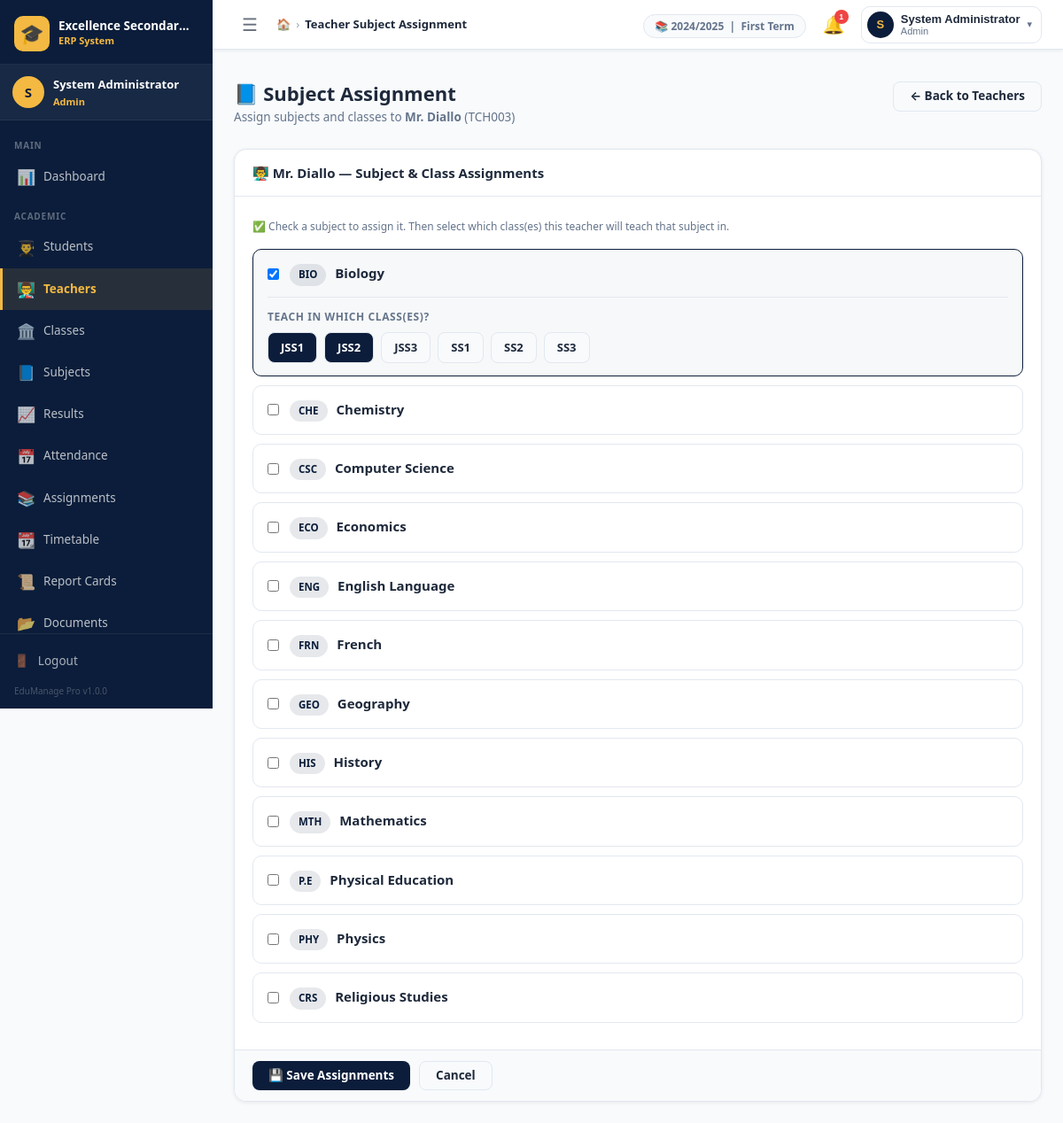
The app's page /admin/teachers_subjects.php?id=3 (signed in) with its own data.
### tables this page shows
CREATE TABLE `settings` (
  `id`          INT UNSIGNED NOT NULL AUTO_INCREMENT,
  `setting_key` VARCHAR(100) NOT NULL UNIQUE,
  `setting_val` TEXT         DEFAULT NULL,
  `updated_at`  TIMESTAMP    NOT NULL DEFAULT CURRENT_TIMESTAMP ON UPDATE CURRENT_TIMESTAMP,
  PRIMARY KEY (`id`),
  KEY `idx_key` (`setting_key`)
);

CREATE TABLE `teachers` (
  `id`            INT UNSIGNED NOT NULL AUTO_INCREMENT,
  `user_id`       INT UNSIGNED NOT NULL UNIQUE,
  `teacher_code`  VARCHAR(20)  NOT NULL UNIQUE,
  `qualification` VARCHAR(100) DEFAULT NULL,
  `address`       TEXT         DEFAULT NULL,
  `photo`         VARCHAR(255) DEFAULT NULL,
  `joined_date`   DATE         DEFAULT NULL,
  `status`        ENUM('active','inactive') NOT NULL DEFAULT 'active',
  PRIMARY KEY (`id`),
  CONSTRAINT `fk_teacher_user` FOREIGN KEY (`user_id`) REFERENCES `users`(`id`) ON DELETE CASCADE
);

CREATE TABLE `users` (
  `id`         INT UNSIGNED     NOT NULL AUTO_INCREMENT,
  `username`   VARCHAR(50)      NOT NULL UNIQUE,
  `password`   VARCHAR(255)     NOT NULL,
  `role_id`    TINYINT UNSIGNED NOT NULL,
  `full_name`  VARCHAR(100)     NOT NULL,
  `email`      VARCHAR(100)     DEFAULT NULL,
  `phone`      VARCHAR(20)      DEFAULT NULL,
  `status`     ENUM('active','inactive') NOT NULL DEFAULT 'active',
  `last_login` DATETIME         DEFAULT NULL,
  `created_at` TIMESTAMP        NOT NULL DEFAULT CURRENT_TIMESTAMP,
  PRIMARY KEY (`id`),
  KEY `idx_username` (`username`),
  KEY `idx_role`     (`role_id`),
  CONSTRAINT `fk_users_role` FOREIGN KEY (`role_id`) REFERENCES `roles`(`id`)
);

CREATE TABLE `subjects` (
  `id`         INT UNSIGNED NOT NULL AUTO_INCREMENT,
  `name`       VARCHAR(100) NOT NULL UNIQUE,
  `code`       VARCHAR(10)  DEFAULT NULL,
  `created_at` TIMESTAMP    NOT NULL DEFAULT CURRENT_TIMESTAMP,
  PRIMARY KEY (`id`),
  KEY `idx_name` (`name`)
);

CREATE TABLE `classes` (
  `id`          INT UNSIGNED NOT NULL AUTO_INCREMENT,
  `name`        VARCHAR(50)  NOT NULL UNIQUE,
  `description` VARCHAR(255) DEFAULT NULL,
  `capacity`    INT UNSIGNED DEFAULT 40,
  `sort_order`  INT UNSIGNED DEFAULT 0,
  `created_at`  TIMESTAMP    NOT NULL DEFAULT CURRENT_TIMESTAMP,
  PRIMARY KEY (`id`),
  KEY `idx_name` (`name`)
);

### includes/functions.php (called while the page is built, shortened)
<?php
function e(mixed $val): string {
    return htmlspecialchars((string)($val ?? ''), ENT_QUOTES | ENT_HTML5, 'UTF-8');
}
function get_setting(string $key, string $default = ''): string {
    static $cache = [];
    if (!isset($cache[$key])) {
        $row = Database::fetchOne(
            "SELECT setting_val FROM settings WHERE setting_key = ? LIMIT 1",
            [$key]
        );
        $cache[$key] = $row ? $row['setting_val'] : $default;
    }
    return $cache[$key] ?? $default;
}
function int_val(mixed $val, int $default = 0): int {
    return filter_var($val, FILTER_VALIDATE_INT) !== false ? (int)$val : $default;
}
function count_unread_notifications(int $userId): int {
    $row = Database::fetchOne(
        "SELECT COUNT(*) AS c FROM notifications WHERE user_id = ? AND is_read = 0",
        [$userId]
    );
    return (int)($row['c'] ?? 0);
}

### config/db.php (called while the page is built, shortened)
<?php
class Database {
    private static ?PDO $instance = null;
    public static function getInstance(): PDO {
        if (self::$instance === null) {
            $dsn = sprintf(
                'mysql:host=%s;dbname=%s;charset=%s',
                DB_HOST, DB_NAME, DB_CHARSET
            );
            $options = [
                PDO::ATTR_ERRMODE            => PDO::ERRMODE_EXCEPTION,
                PDO::ATTR_DEFAULT_FETCH_MODE => PDO::FETCH_ASSOC,
                PDO::ATTR_EMULATE_PREPARES   => false,
                PDO::MYSQL_ATTR_INIT_COMMAND => "SET NAMES utf8mb4 COLLATE utf8mb4_unicode_ci",
            ];
            try {
                self::$instance = new PDO($dsn, DB_USER, DB_PASS, $options);
            } catch (PDOException $e) {
                error_log('[EduManage DB Error] ' . $e->getMessage());
                http_response_code(500);
                die(json_encode([
                    'success' => false,
                    'message' => 'Database connection failed. Please contact the administrator.'
                ]));
            }
        }
        return self::$instance;
    }
    public static function query(string $sql, array $params = []): PDOStatement {
        $stmt = self::getInstance()->prepare($sql);
        $stmt->execute($params);
        return $stmt;
    }
    public static function fetchOne(string $sql, array $params = []): ?array {
        $row = self::query($sql, $params)->fetch();
        return $row ?: null;
    }
    public static function fetchAll(string $sql, array $params = []): array {
        return self::query($sql, $params)->fetchAll();
    }
}

### includes/auth.php (called while the page is built, shortened)
<?php
function is_logged_in(): bool {
    return isset($_SESSION['user_id'], $_SESSION['role_id']);
}
function current_user_id(): int       { return (int)($_SESSION['user_id']   ?? 0); }
function current_full_name(): string  { return $_SESSION['full_name'] ?? ''; }
function current_role_name(): string  { return $_SESSION['role_name'] ?? ''; }

### admin/teachers_subjects.php (the view, shortened to what this page needs)
<?php
$pageTitle  = 'Teacher Subject Assignment';
$id = int_val($_GET['id'] ?? 0);
$teacher = Database::fetchOne(
    "SELECT t.*, u.full_name, u.email FROM teachers t JOIN users u ON u.id=t.user_id WHERE t.id=?",
    [$id]
);
$subjects    = Database::fetchAll("SELECT * FROM subjects ORDER BY name");
$classes     = Database::fetchAll("SELECT * FROM classes ORDER BY sort_order");
$assignments = Database::fetchAll("SELECT subject_id, class_id FROM teacher_subjects WHERE teacher_id=?", [$id]);
$assignedSubjectIds = array_unique(array_column($assignments, 'subject_id'));
$assignedClassMap   = [];
foreach ($assignments as $a) $assignedClassMap[$a['subject_id']][] = $a['class_id'];
include INCLUDES_PATH . '/header.php';
?>
<div class="page-header">
    <div class="page-header-left">
        <h1 class="page-title">📘 Subject Assignment</h1>
        <p class="page-subtitle">
            Assign subjects and classes to <strong><?= e($teacher['full_name']) ?></strong>
            (<?= e($teacher['teacher_code']) ?>)
        </p>
    </div>
    <div class="page-header-actions">
        <a href="<?= BASE_URL ?>/admin/teachers.php" class="btn btn-outline">← Back to Teachers</a>
    </div>
</div>
<div class="card">
    <div class="card-header">
        👨‍🏫 <?= e($teacher['full_name']) ?> — Subject & Class Assignments
    </div>
    <form method="POST" action="">
        <div class="card-body">
            <div class="form-hint mb-16">
                ✅ Check a subject to assign it. Then select which class(es) this teacher will teach that subject in.
            </div>
            <?php foreach ($subjects as $sub):
                $isChecked    = in_array($sub['id'], $assignedSubjectIds);
                $checkedClasses = $assignedClassMap[$sub['id']] ?? [];
            ?>
            <div class="subject-assign-row" id="subrow_<?= $sub['id'] ?>" style="
                border:1.5px solid <?= $isChecked?'var(--navy)':'var(--border)' ?>;
                background:<?= $isChecked?'rgba(11,29,58,.03)':'' ?>;
                border-radius:10px;padding:14px 16px;margin-bottom:10px;
                transition:border-color .2s,background .2s">
                <label style="display:flex;align-items:center;gap:12px;cursor:pointer;margin-bottom:0">
                    <input type="checkbox" name="subject_ids[]"
                           value="<?= $sub['id'] ?>"
                           data-subject="<?= $sub['id'] ?>"
                           onchange="toggleSubjectClasses(<?= $sub['id'] ?>)"
                           <?= $isChecked?'checked':'' ?>>
                    <div>
                        <?php if ($sub['code']): ?>
                            <span class="badge badge-navy" style="margin-right:6px"><?= e($sub['code']) ?></span>
                        <?php endif; ?>
                        <span style="font-weight:700;font-size:15px"><?= e($sub['name']) ?></span>
                    </div>
                </label>
                <div id="classes_<?= $sub['id'] ?>"
                     style="<?= $isChecked?'':'display:none' ?>;margin-top:12px;padding-top:12px;border-top:1px solid var(--border)">
                    <div style="font-size:12px;font-weight:700;color:var(--text-muted);margin-bottom:8px;text-transform:uppercase;letter-spacing:.05em">
                        Teach in which class(es)?
                    </div>
                    <div style="display:flex;flex-wrap:wrap;gap:8px">
                        <?php foreach ($classes as $cls): ?>
                        <label style="display:flex;align-items:center;gap:6px;cursor:pointer;
                                      padding:6px 14px;border-radius:8px;font-size:13px;font-weight:600;
                                      border:1.5px solid var(--border);
                                      background:<?= in_array($cls['id'],$checkedClasses)?'var(--navy)':'var(--light)' ?>;
                                      color:<?= in_array($cls['id'],$checkedClasses)?'var(--white)':'var(--text)' ?>;"
                               id="classLabel_<?= $sub['id'] ?>_<?= $cls['id'] ?>"
                               onclick="styleClassLabel(this)">
                            <?= e($cls['name']) ?>
                        </label>
                        <?php endforeach; ?>
                    </div>
                </div>
            </div>
            <?php endforeach; ?>
        </div>
        <div class="card-footer">
            <div style="display:flex;gap:10px">
                <button type="submit" class="btn btn-primary">💾 Save Assignments</button>
                <a href="<?= BASE_URL ?>/admin/teachers.php" class="btn btn-outline">Cancel</a>
            </div>
        </div>
    </form>
</div>
<?php include INCLUDES_PATH . '/footer.php'; ?>

### includes/header.php (shortened to what this page needs)
<?php
$pageTitle   = $pageTitle   ?? 'Dashboard';
$schoolName  = get_setting('school_name', APP_NAME);
$unreadCount = is_logged_in() ? count_unread_notifications(current_user_id()) : 0;
?>
<!DOCTYPE html>
<html lang="en">
<head>
    <link rel="stylesheet" href="<?= BASE_URL ?>/assets/css/style.css">
</head>
<body>
<div class="app-wrapper">
    <?php include INCLUDES_PATH . '/sidebar.php'; ?>
    <div class="main-area">
        <header class="topnav">
            <div class="topnav-left">
                <button class="sidebar-toggle" id="sidebarToggle" title="Toggle Sidebar">
                    ☰
                </button>
                <nav class="breadcrumb-nav">
                    <span class="bc-home">
                        <a href="<?= BASE_URL ?>/admin/dashboard.php">🏠</a>
                    </span>
                    <span class="bc-sep">›</span>
                    <span class="bc-current"><?= e($pageTitle) ?></span>
                </nav>
            </div>
            <div class="topnav-right">
                <div class="topnav-meta hidden-sm">
                    <span class="meta-pill">
                        📚 <?= e(get_setting('current_session', '—')) ?>
                        &nbsp;|&nbsp;
                        <?= e(get_setting('current_term', '—')) ?> Term
                    </span>
                </div>
                <div class="notif-wrap" id="notifWrap">
                    <button class="notif-btn" id="notifBtn" title="Notifications">
                        🔔
                        <?php if ($unreadCount > 0): ?>
                            <span class="notif-badge"><?= $unreadCount ?></span>
                        <?php endif; ?>
                    </button>
                </div>
                <div class="user-wrap" id="userWrap">
                    <button class="user-btn" id="userBtn">
                        <div class="user-avatar">
                            <?= strtoupper(substr(current_full_name(), 0, 1)) ?>
                        </div>
                        <div class="user-info hidden-sm">
                            <span class="user-name"><?= e(current_full_name()) ?></span>
                            <span class="user-role"><?= e(ucfirst(current_role_name())) ?></span>
                        </div>
                        <span class="user-caret">▾</span>
                    </button>
                </div>
            </div>
        </header>
        <div class="flash-container">
        </div>
        <main class="main-content">

### records on screen
settings: setting_val "2024/2025"
settings: setting_val "First"
teachers: user.full_name "Mr. Diallo", teacher_code "TCH003"
subjects: id "☑", code "BIO", name "Biology"
classes: name "JSS1"
classes: name "JSS2"
classes: name "JSS3"
classes: name "SS1"
classes: name "SS2"
classes: name "SS3"
subjects: code "CHE", name "Chemistry"
subjects: code "CSC", name "Computer Science"
subjects: code "ECO", name "Economics"
subjects: code "ENG", name "English Language"
subjects: code "FRN", name "French"
subjects: code "GEO", name "Geography"
subjects: code "HIS", name "History"
subjects: code "MTH", name "Mathematics"
subjects: code "P.E", name "Physical Education"
subjects: code "PHY", name "Physics"
subjects: code "CRS", name "Religious Studies"

### other values on screen
get_setting('school_name', APP_NAME) "Excellence Secondar…"
substr(current_full_name(), 0, 1) "S"
current_full_name() "System Administrator"
current_role_name() "Admin"
$item['section'] "MAIN"
$item['icon'] "📊"
$item['label'] "Dashboard"
$item['section'] "ACADEMIC"
$item['icon'] "👨‍🎓"
$item['label'] "Students"
$item['icon'] "👨‍🏫"
$item['label'] "Teachers"
$item['icon'] "🏛️"
$item['label'] "Classes"
$item['icon'] "📘"
